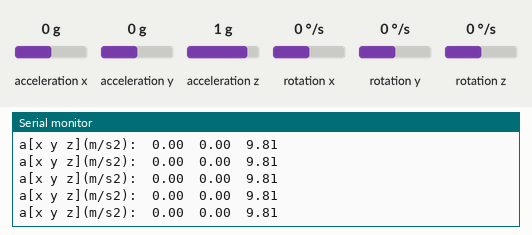
Bench run of a sketch on a simulated Arduino Uno, built with avr-gcc and run on an emulated ATmega328P. On the bench: the last lines printed to the serial monitor. Inputs (shaded band) come from the test bench; at power-on: acceleration x 0 g, acceleration y 0 g, acceleration z 1 g, rotation x 0 °/s, rotation y 0 °/s, rotation z 0 °/s. No radio packets arrive unless stated.

Above: at 1.2 s.
1.3 s: acceleration x set to -1.4 g
At 2.1 s:
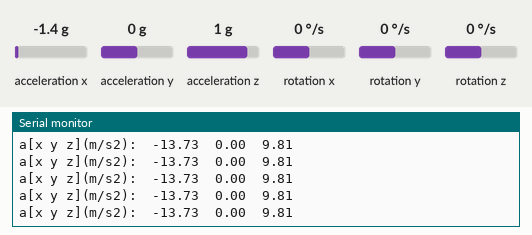
4.3 s: acceleration y set to -1.4 g
At 5.2 s:
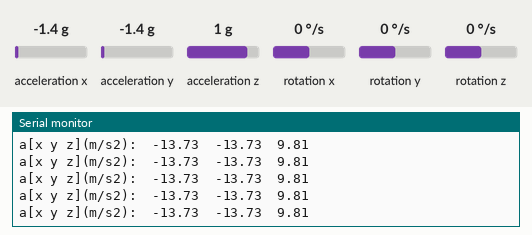
7.3 s: acceleration x set to 0 g
At 7.8 s:
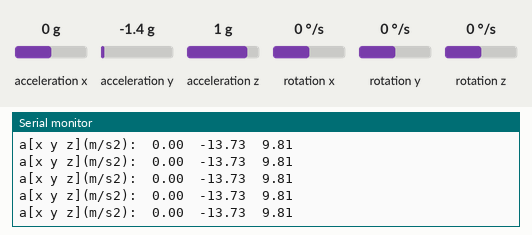
10.3 s: acceleration z set to -1.4 g
At 11.3 s:
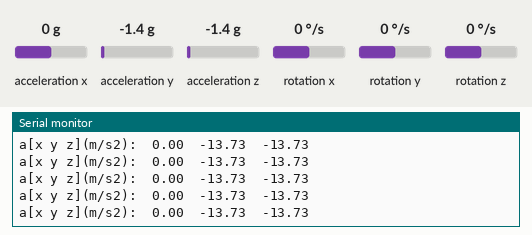
13.3 s: acceleration x set to -1.4 g
At 13.8 s:
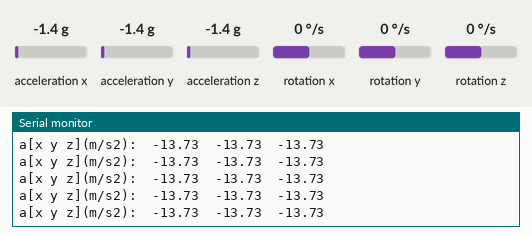

Measured:
- after the input at 1.3 s, the serial monitor: prints a new line at once (image 1)
- after the input at 4.3 s, the serial monitor: prints a new line at once (image 2)
- after the input at 7.3 s, the serial monitor: prints a new line at once (image 3)
- after the input at 10.3 s, the serial monitor: prints a new line at once (image 4)
- after the input at 13.3 s, the serial monitor: prints a new line at once (image 5)

The sketch:

columpio_sensor.ino
```cpp
/**
   Columpio Sensor v0.1
   by COLORMONO

   - Lectura acelerómetro y girsocopio
   - Wireless Communication

*/
#include <SPI.h>
#include <nRF24L01.h>
#include <RF24.h>
#include "I2Cdev.h"
#include "MPU6050.h"
#include "Wire.h"


// --- CONFIG ---

// Config: Wifi
RF24 radio(7, 8); // CE, CSN
const byte address[6] = "00001";


// --- INPUTS ---

// Input: Acelerometro
MPU6050 sensor;
int ax, ay, az;
int gx, gy, gz;
void getSensorData();
float getAccData();

float accX;


// --- OUTPUTS ---

// Output: Leds


// --- SETUP ---

void setup() {
  Serial.begin(57600);

  // Wifi
  radio.begin();
  radio.openWritingPipe(address);
  radio.setPALevel(RF24_PA_MIN);
  radio.stopListening();

  //Iniciando I2C y sensor
  Wire.begin();
  sensor.initialize();
  if (sensor.testConnection()) Serial.println("Sensor iniciado correctamente");
  else Serial.println("Error al iniciar el sensor");

  // Calibrate
  // reset offsets
  //Sensor readings with offsets:  -17 2 16384 0 1 1
  //Your offsets: -3203 -5491 1506  -4  22  -15
  //Data is printed as: acelX acelY acelZ giroX giroY giroZ
  sensor.setXAccelOffset(-3203);
  sensor.setYAccelOffset(-5491);
  sensor.setZAccelOffset(1506);
  sensor.setXGyroOffset(-4);
  sensor.setYGyroOffset(22);
  sensor.setZGyroOffset(-15);
}

// --- LOOP ---

void loop() {
  //const char text[] = "Hello World 2";

  accX = getAccData();
  radio.write(&accX, sizeof(accX));

  //delay(100);
}
```

acelerometro.ino
```cpp
/**
    METODOS PARA EL ACELEROMETRO

    La dirección del MPU6050 puede ser 0x68 o 0x69, dependiendo
    del estado de AD0. Si no se especifica, 0x68 estará implicito

    ax, ay, az y gx, gy, gz son los valores RAW (sin procesar)
    del acelerometro y giroscopio en los ejes x,y,z
*/

float getAccData() {

  // Leer las aceleraciones
  sensor.getAcceleration(&ax, &ay, &az);
  float ax_m_s2 = ax * (9.81 / 16384.0);
  float ay_m_s2 = ay * (9.81 / 16384.0);
  float az_m_s2 = az * (9.81 / 16384.0);

  //Mostrar las lecturas separadas por un [tab]
  Serial.print("a[x y z](m/s2):\t");
  Serial.print(ax_m_s2); Serial.print("\t");
  Serial.print(ay_m_s2); Serial.print("\t");
  Serial.println(az_m_s2);

  return ax_m_s2;
}


void getSensorData() {

  // Leer las aceleraciones y velocidades angulares
  sensor.getAcceleration(&ax, &ay, &az);
  sensor.getRotation(&gx, &gy, &gz);
  float ax_m_s2 = ax * (9.81 / 16384.0);
  float ay_m_s2 = ay * (9.81 / 16384.0);
  float az_m_s2 = az * (9.81 / 16384.0);
  float gx_deg_s = gx * (250.0 / 32768.0);
  float gy_deg_s = gy * (250.0 / 32768.0);
  float gz_deg_s = gz * (250.0 / 32768.0);

  //Mostrar las lecturas separadas por un [tab]
  Serial.print("a[x y z](m/s2) g[x y z](deg/s):\t");
  Serial.print(ax_m_s2); Serial.print("\t");
  Serial.print(ay_m_s2); Serial.print("\t");
  Serial.print(az_m_s2); Serial.print("\t");
  Serial.print(gx_deg_s); Serial.print("\t");
  Serial.print(gy_deg_s); Serial.print("\t");
  Serial.println(gz_deg_s);

  delay(100);
}
```
